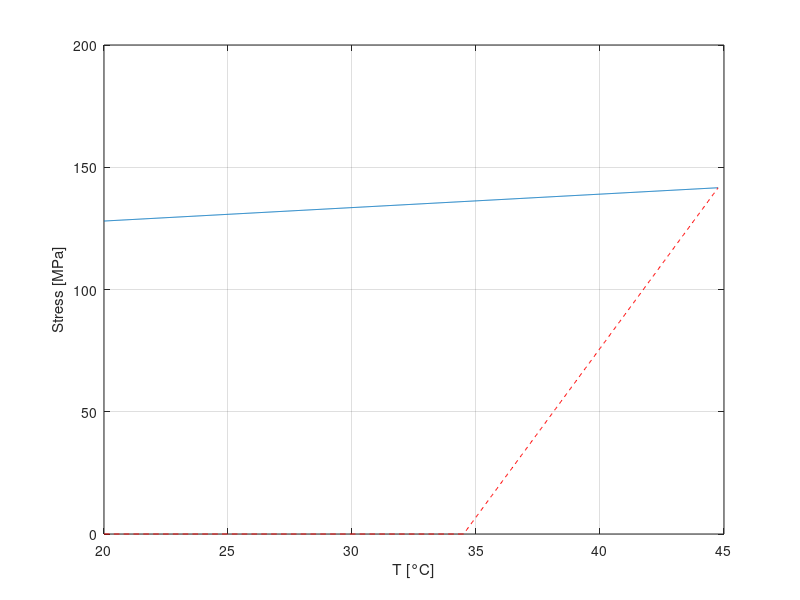
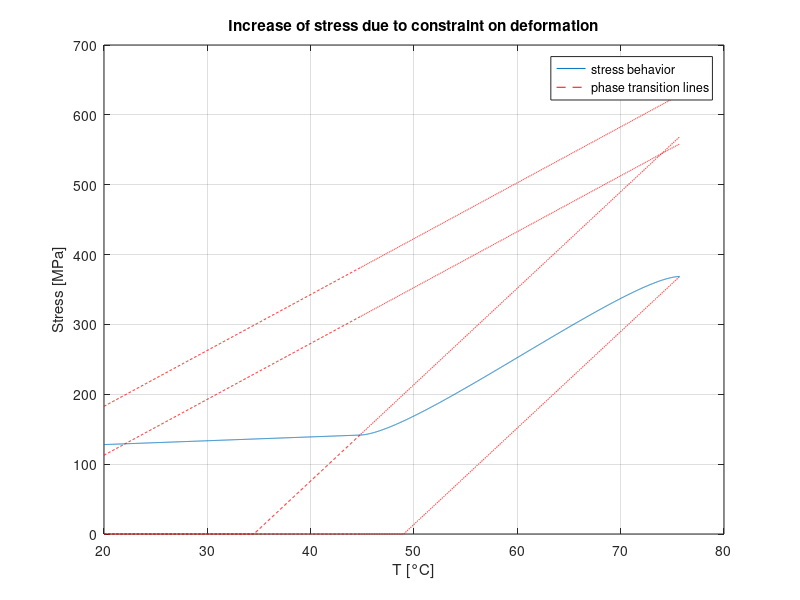
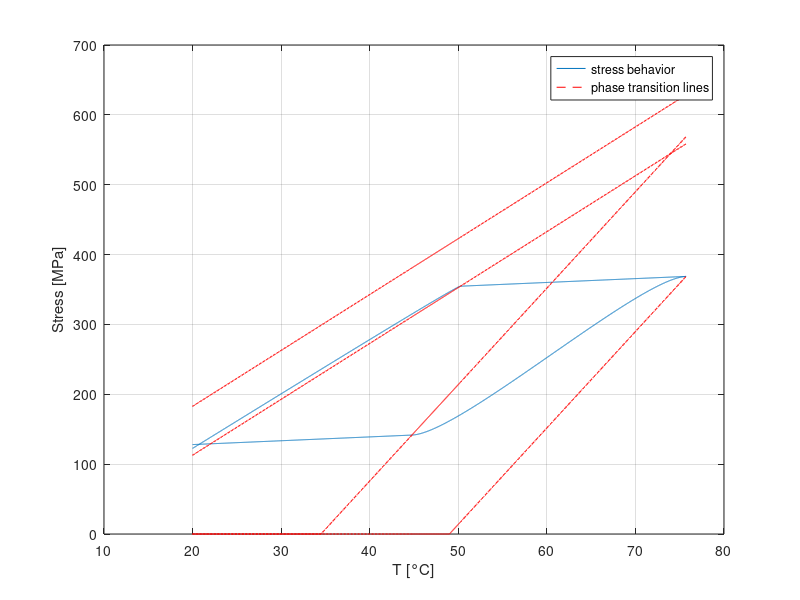

MATLAB code for these plots, in order:
% Brinson validation with example on the model

clear
clc
close all

% Material properties
E_a = 67e3; %[MPa]
E_m = 26.3e3; %[MPa]
Teta = 0.55; %[MPa/°C]
Mf = 9; %[°C]
Ms = 18.4; %[°C]
As = 34.5; %[°C]
Af = 49; %[°C]
C_M = 8; %[MPa/°C]
C_A = 13.8; %[MPa/°C]
sigma_s_cr = 100; %[MPa]
sigma_f_cr = 170; %[MPa]
eps_L = 0.067;
a_M = pi / (Ms - Mf);
a_A = pi / (Af - As);

% Initial conditions

eps = 0.005;
csi = 0.046;
E = E_a + csi * (E_m - E_a);
sigma = 128;
T = 20;
T_0 = T + (E * (eps - eps_L * csi) - sigma) / Teta;

T = linspace(20,(C_A * As - Teta * T_0 + E * (eps - eps_L * csi)) / (C_A - Teta), 1000)';
sigma = E * (eps - eps_L * csi) + Teta * (T - T_0);
eps = ones(1000,1) * eps;
R3 = C_A * (T - As);
R3 = [R3 > 0] .* R3;
figure
plot(T,sigma,T,R3, 'r--')
xlabel('T [°C]')
ylabel('Stress [MPa]')
grid on

delta_T = 0.01;

%Tentativo 1

% while sigma(end) > C_A * (T(end) - Af)
%     T(end+1) = T(end) + delta_T;
%     eps(end+1) = eps(end);
%     x = csi(end) / 2 * (cos(a_A * (T(end) - As - sigma(end) / C_A)) + 1);
%     y = @(x) x - csi(end) / 2 * (cos(a_A * (T(end) - As - (sigma(end) + (E_a + x * (E_m - E_a)) * (eps(end) - eps_L * x) + (E_a + csi(end) * (E_m - E_a)) * (eps_L * csi(end) - eps(end)) + Teta * delta_T) / C_A)) + 1);
%     dy = @(x) 1 + csi(end) / 2 * sin(a_A * (T(end) - As - (sigma(end) + (E_a + x * (E_m - E_a)) * (eps(end) - eps_L * x) + (E_a + csi(end) * (E_m - E_a)) * (eps_L * csi(end) - eps(end)) + Teta * delta_T) / C_A)) * a_A / C_A * (eps_L * (sigma(end) + E_a + x * (E_m - E_a)) - (E_m - E_a) * (eps(end) - eps_L * x));
%     [csi(end+1,1),~] = Newton_sempl(x,1000,1e-10,y,dy,2);
%     sigma(end+1) = sigma(end) + (E_a + csi(end) * (E_m - E_a)) * (eps(end) - eps_L * csi(end)) + (E_a + csi(end-1) * (E_m - E_a)) * (eps_L * csi(end-1) - eps(end)) + Teta * delta_T;
% end

% Tentativo 2
% while sigma(end) > C_A * (T(end) - Af)
%     T(end+1) = T(end) + delta_T;
%     xi = csi(end);
%     E = @(xi) E_a + xi * (E_m - E_a);
%     A = @(xi) a_A * (T(end) - As - (E(xi) * (eps(end) - eps_L * xi) + Teta * (T(end) - T_0)) / C_A);
%     dA = @(xi) - a_A / C_A * (-eps_L * E(xi) + (eps(end) - eps_L * xi) * (E_m - E_a));
%     y = @(xi) xi - 1/2 * (cos(A(xi)) + 1);
%     dy = @(xi) 1 - 1/2 * sin(A(xi) * dA(xi));
%     err_norm = 1;
%     while err_norm >= 1e-3
%         xii = xi - 2 * y(xi) / dy(xi);
%         err_norm = norm(xi - xii) / norm(xi);
%         xi = xii;
%     end
%     csi(end+1,1) = xi;
%     sigma(end+1,1) = E(csi(end)) * (eps - eps_L * csi(end)) + Teta * (T(end) - T_0);
% end    

%Tentativo 3 WINNER CAZZO
while sigma(end) > C_A * (T(end) - Af)
    T(end+1,1) = T(end) + delta_T;
    s = sigma(end);

    
    xi = @(s) 0.046 / 2 * (cos(a_A * (T(end) - As - s / C_A)) + 1);
    d_xi = @(s) a_A * 0.046 / (2 * C_A) * sin(a_A * (T(end) - As - s / C_A));
    y = @(s) s - xi(s)^2 * eps_L * (E_a - E_m) - xi(s) * (eps(end) * E_m - E_a * (eps_L + eps(end))) - E_a * eps(end) - Teta * (T(end) - T_0);
    dy = @(s) 1 - d_xi(s) * (2 * eps_L * xi(s) * (E_a - E_m) + E_m * eps(end) - E_a * (eps_L + eps(end)));
    

    err_norm = 1;
    while err_norm >= 1e-6
        ss = s - y(s) / dy(s);
        err_norm = norm(s - ss) / norm(s);
        s = ss;
    end
    
sigma(end+1,1) = s;
csi(end+1,1) = xi(sigma(end));
end

% sigma_0 = 128;
% csi_0 = 0.046;
% eps_0 = 0.005;
% E_0 = E_a + csi_0 * (E_m - E_a);
% K_0 = sigma_0 - E_0 * (eps_0 - csi_0 * eps_L);
% T_0 = 20;
% 
% while sigma(end) > C_A * (T(end) - Af)
%     s = sigma(end);
%     xi = csi(end)

R1 = C_M * (T - Ms) + sigma_f_cr;
R1 = [R1 > sigma_f_cr] .* R1;
R2 = C_M * (T - Ms) + sigma_s_cr;
R2 = [R2 > sigma_s_cr] .* R2;
R3 = C_A * (T - As);
R3 = [R3 > 0] .* R3;
R4 = C_A * (T - Af);
R4 = [R4 > 0] .* R4;
figure
plot(T,sigma, T,R1,'r--', T,R2,'r--', T,R3,'r--', T,R4,'r--')
title('Increase of stress due to constraint on deformation')
xlabel('T [°C]')
ylabel('Stress [MPa]')
legend('stress behavior','phase transition lines')
grid on


% Back to 20°C
%3
T2 = linspace(T(end), (E_a * eps(end) - Teta * T_0 + C_M * Ms - sigma_s_cr) / (C_M - Teta), 1000)';
sigma2 = E_a * eps(end) + Teta * (T2 - T_0);
sigma = [sigma ; sigma2];
T = [T ; T2];
%4
while T(end) > 20
    T(end+1,1) = T(end) - delta_T;
    s = sigma(end);

    
    xi = @(s) 1/2 * cos(pi / (sigma_s_cr - sigma_f_cr) * (s - sigma_f_cr - C_M * (T(end) - Ms))) + 1/2;
    d_xi = @(s) -1/2 * sin(pi / (sigma_s_cr - sigma_f_cr) * (s - sigma_f_cr - C_M * (T(end) - Ms))) * pi / (sigma_s_cr - sigma_f_cr);
    y = @(s) s - xi(s)^2 * eps_L * (E_a - E_m) - xi(s) * (eps(end) * E_m - E_a * (eps_L + eps(end))) - E_a * eps(end) - Teta * (T(end) - T_0);
    dy = @(s) 1 - d_xi(s) * (2 * eps_L * xi(s) * (E_a - E_m) + E_m * eps(end) - E_a * (eps_L + eps(end)));
    

    err_norm = 1;
    while err_norm >= 1e-6
        ss = s - y(s) / dy(s);
        err_norm = norm(s - ss) / norm(s);
        s = ss;
    end
    
sigma(end+1,1) = s;
csi(end+1,1) = xi(sigma(end));
end

R1 = C_M * (T - Ms) + sigma_f_cr;
R1 = [R1 > sigma_f_cr] .* R1;
R2 = C_M * (T - Ms) + sigma_s_cr;
R2 = [R2 > sigma_s_cr] .* R2;
R3 = C_A * (T - As);
R3 = [R3 > 0] .* R3;
R4 = C_A * (T - Af);
R4 = [R4 > 0] .* R4;
figure
plot(T,sigma, T,R1,'r--', T,R2,'r--', T,R3,'r--', T,R4,'r--')
xlabel('T [°C]')
ylabel('Stress [MPa]')
legend('stress behavior','phase transition lines')
grid on
